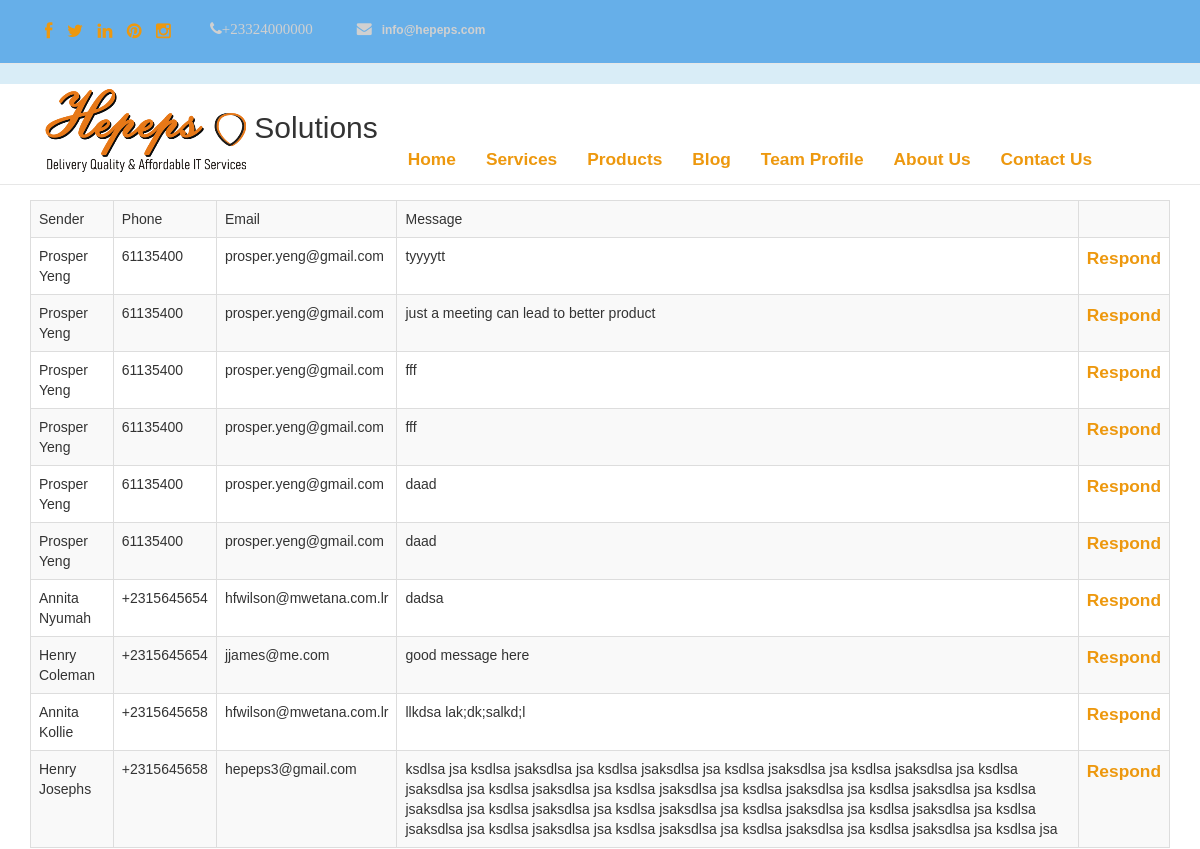
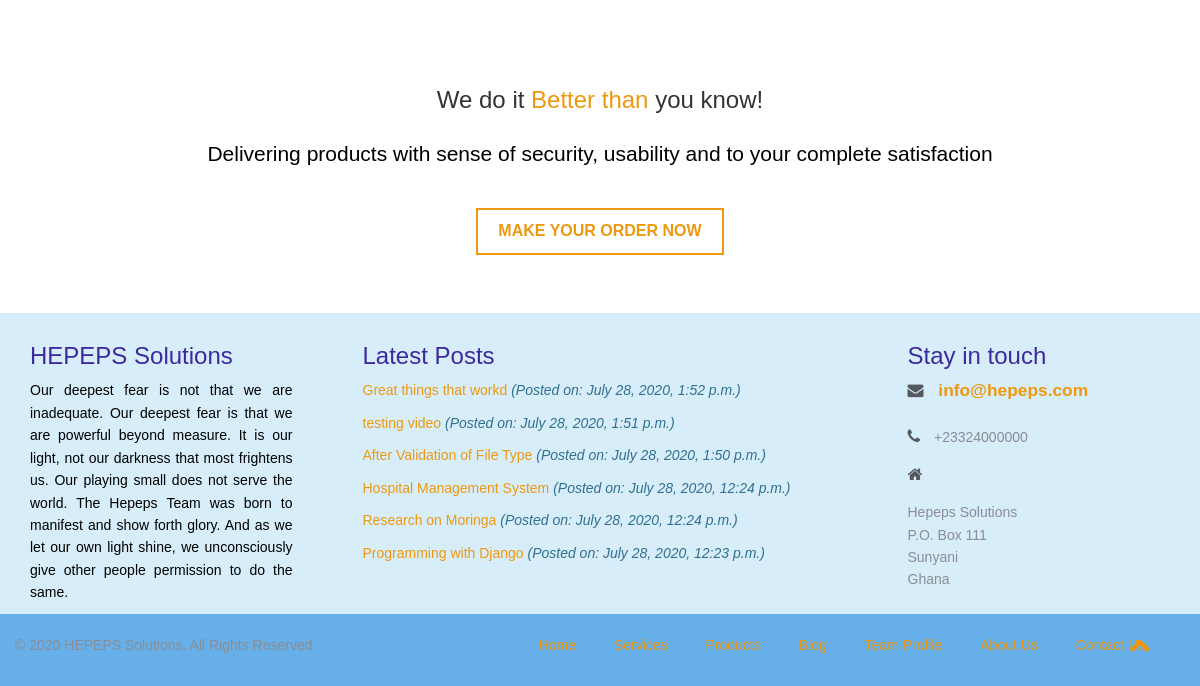
/contact/list/ (signed in), run on an earlier commit of the app's database (2 pictures, top to bottom).
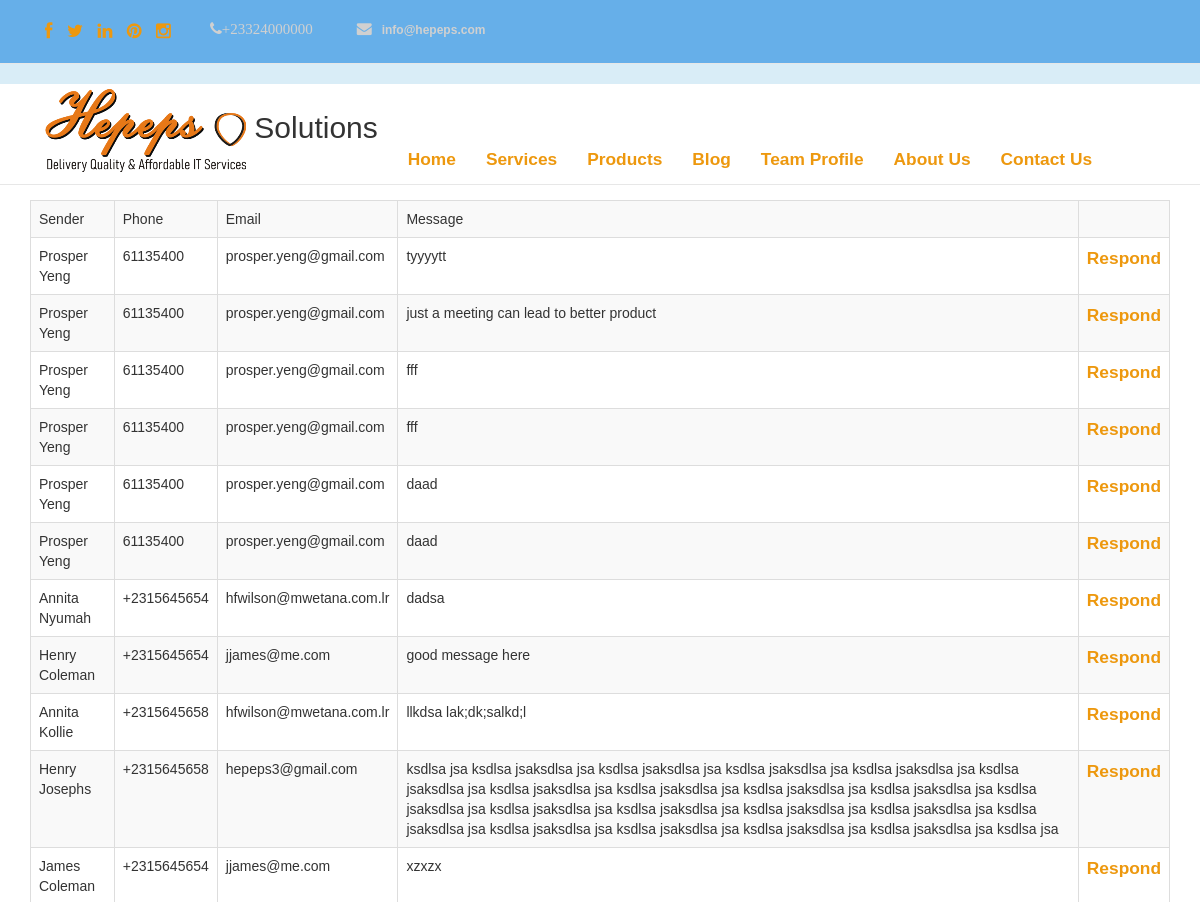
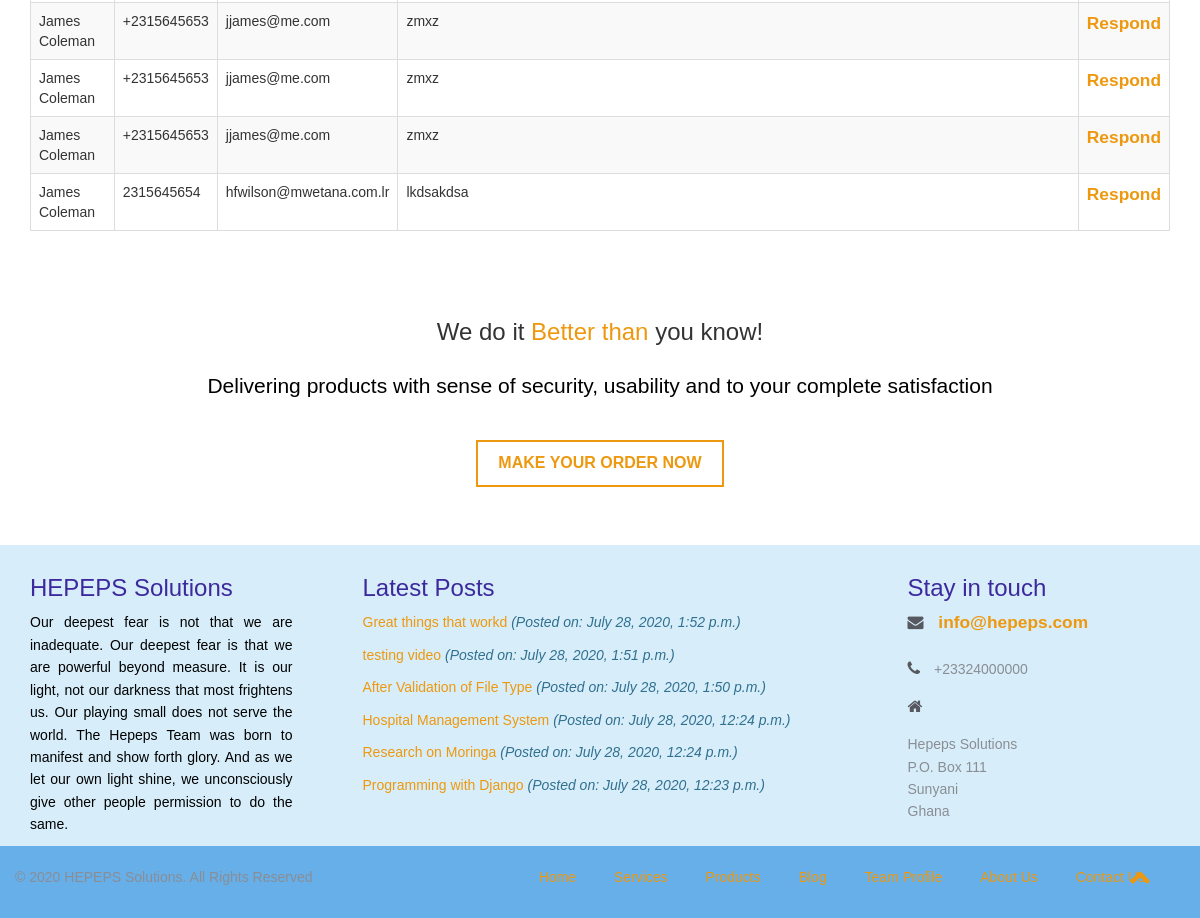
And on a later commit of the database (2 pictures, top to bottom).
### contact/models.py (models this page shows)
class Contact(models.Model):
    office_phone = models.CharField(max_length=15)
    mobile_phone = models.CharField(validators=[phone_regex], max_length=15)
    email = models.EmailField(max_length=100)
    website = models.CharField(max_length=100)
    postal = models.TextField()
    photo_url = models.FileField(upload_to='contact', blank=True, null=True)
    publish = models.BooleanField(default=True)
    created_on = models.DateField(auto_now_add=True)
    modified_on = models.DateField(auto_now=True)

class ContactMessage(models.Model):
    first_name = models.CharField(max_length=100)
    last_name = models.CharField(max_length=100)
    phone = models.CharField(validators=[phone_regex], max_length=15)
    email = models.EmailField(max_length=100)
    subject = models.CharField(max_length=100)
    message = models.TextField()
    response = models.TextField()
    has_responded = models.BooleanField(default=False)
    is_active = models.BooleanField(default=True)
    created_on = models.DateField(auto_now_add=True)
    modified_on = models.DateField(auto_now=True)
    def __str__(self):
        return f'{self.first_name} {self.last_name}'

### blog/models.py (models this page shows, shortened)
class Blog(models.Model):
    blog_category = models.ForeignKey(BlogCategory, max_length=100, on_delete=models.CASCADE)
    title = models.CharField(max_length=200)
    description = models.TextField(max_length=5000)
    blog_img = models.FileField(upload_to='blog')
    img_title = models.CharField(max_length=200)
    post_date = models.DateTimeField(auto_now_add=True)
    post_by = models.ForeignKey(Team, default=1, verbose_name="Post By", on_delete=models.SET_DEFAULT)
    publish = models.BooleanField(default=True)
    class Meta:
        verbose_name_plural = 'Blog'
    def __str__(self):
        return self.title

### contact/views.py (the view)
# urls.py: path('list/', views.ListView.as_view(), name='list'),
class ListView(PermissionRequiredMixin, generic.ListView):
    permission_required = 'contact.can.view.contact'
    template_name = 'contact/list.html'
    context_object_name = 'result_list'
    def get_queryset(self):
        return ContactMessage.objects.filter(has_responded=False)

### home/context_processor.py (called while the page is built)
def basic_info(request):
    blog_links = Blog.objects.filter(publish=True).order_by('-id')[:15]
    blog_category_links = BlogCategory.objects.filter(publish=True).order_by('-id')[:10]
    current_year = datetime.datetime.now().year
    if current_year != 2020:
        copy_right_year = '2020-' + str(current_year)
    else:
        copy_right_year = str(current_year)
    footer_blog = Blog.objects.filter(publish=True).order_by('-id')[:9]
    contact_info = Contact.objects.all().first()
    content = {
        'blog_category_links': blog_category_links,
        'blog_links': blog_links,
        'copy_right_year': copy_right_year,
        'contact_info': contact_info,
        'footer_blog': footer_blog,
    }
    return content

### contact/templates/contact/list.html (shortened to what this page needs)
{% extends 'base.html' %}
        {% block content%}
             <div class="container">
                <table class="table table-striped table-bordered">
                    <tr>
                        <td>
                            Sender
                        </td>
                        <td>
                            Phone
                        </td>
                        <td>
                            Email
                        </td>
                        <td>
                            Message
                        </td>
                        <td></td>
                    </tr>
                    {% for item in result_list %}
                        <tr>
                            <td>
                                {{ item }}
                            </td>
                            <td>
                                {{ item.phone }}
                            </td>
                            <td>
                                {{ item.email }}
                            </td>
                            <td>
                                {{ item.message }}
                            </td>
                            <td>
                                <a href="{% url 'contact:respond' item.id %}">Respond</a>
                            </td>
                        </tr>
                {% endfor %}
            </table>
             </div>
        {% endblock %}

### templates/base.html (shortened to what this page needs)
<!DOCTYPE html>
<html lang="en">
{% include 'head.html' %}
<body>
    {% include 'header.html' %}
    <div class="my_container">
        {% block content %}
        {% endblock content %}
         {% include 'tagsms.html' %}
        {% include 'footer.html' %}
    </div>
</body>
</html>

### templates/head.html (shortened to what this page needs)
{% load static %}
<head>
  <link href="{% static 'css/bootstrap.min.css' %}" rel="stylesheet">
  <link rel="stylesheet" href="{% static 'css/font-awesome.min.css' %}">
  <link rel="stylesheet" href="{% static 'css/jquery.bxslider.css' %}">
  <link rel="stylesheet" type="text/css" href="{% static 'css/isotope.css' %}" media="screen" />
  <link rel="stylesheet" href="{% static 'css/animate.css' %}">
  <link rel="stylesheet" href="{% static 'js/fancybox/jquery.fancybox.css' %}" type="text/css" media="screen" />
  <link href="{% static 'css/style.css' %}" rel="stylesheet">
</head>

### templates/header.html (shortened to what this page needs)
<div class="fixed-top">
    <header class="bg-info">
        <nav div class="navbar navbar-default navbar-static-top info-nav" role="navigation">
          <div class="container">
            <ul class="social-network">
              <li><a href="https://www.facebook.com" data-placement="top" title="Facebook"><i class="fa fa-facebook fa-1x"></i></a></li>
              <li><a href="https://www.twitter.com" data-placement="top" title="Twitter"><i class="fa fa-twitter fa-1x"></i></a></li>
              <li><a href="https://www.linkedin.com" data-placement="top" title="Linkedin"><i class="fa fa-linkedin fa-1x"></i></a></li>
              <li><a href="https://www.pinterest.com" data-placement="top" title="Pinterest"><i class="fa fa-pinterest fa-1x"></i></a></li>
              <li><a href="https://www.instagram.com" data-placement="top" title="Instagram"><i class="fa fa-instagram fa-1x"></i></a></li>
            </ul>
            <ul class="info">
              <li>
                <p><i class="fa fa-phone">{{ contact_info.office_phone }}</p></i>
              </li>
              <li><a href="#">
                  <p><i class="fa fa-envelope"></i>{{ contact_info.email }}</p></a></li>
            </ul>
          </div>
        </nav>
        <nav class="navbar navbar-default navbar-static-top" role="navigation">
          <div class="navigation">
            <div class="container">
              <div class="navbar-header">
                <div class="navbar-brand logo-img">
                    {% load static %}
                  <a  href="{% url 'home:index' %}">
                      <h1>
                          <img src="{% static 'img/logo.png' %}" alt=""> Solutions
                      </h1>
                  </a>
                </div>
              </div>
              <div class="navbar-collapse collapse">
                <ul class="nav navbar-nav main-menu">
                    <li role="presentation"><a href="{% url 'home:index' %}">Home</a></li>
                    <li role="presentation"><a href="{% url 'service:index' %}">Services</a></li>
                    <li role="presentation"><a href="{% url 'product:index' %}">Products</a></li>
                    <li role="presentation"><a href="{% url 'blog:index' 0 %}">Blog</a></li>
                    <li role="presentation"><a href="{% url 'staff_profile:index' %}">Team Profile</a></li>
                    <li role="presentation"><a href="{% url 'about:index' %}">About Us</a></li>
                    <li role="presentation"><a href="{% url 'contact:index' %}">Contact Us</a></li>
                </ul>
              </div>
            </div>
          </div>
        </nav>
    </header>
</div>

### templates/tagsms.html
<div class="jumbotron">
    <h3>We do it <span>Better than</span> you know!</h3>
    <p
        class="text-center">Delivering products with sense of security, usability and to your complete satisfaction
        <br><br>
        <a class="btn btn-primary btn-lg" href="{% url 'product:index' %}" role="button">Make your order now</a>
    </p>
</div>

### templates/footer.html (shortened to what this page needs)
<footer>
    <div class="inner-footer">
      <div class="container">
        <div class="row">
          <div class="col-md-3 f-about">
            <a href="{% url 'home:index' %}">
              <h3 class="widgetheading">HEPEPS Solutions</h3>
            </a>
            <p>Our deepest fear is not that we are inadequate.
              Our deepest fear is that we are powerful beyond measure.
              It is our light, not our darkness that most frightens us.
              Our playing small does not serve the world. The Hepeps
              Team was born to manifest and show forth glory.
              And as we let our own light shine, we unconsciously
              give other people permission to do the same.
            </p>
          </div>
          <div class="col-md-6 l-posts">
              {% if footer_blog %}
                <h3 class="widgetheading">Latest Posts</h3>
                <ul>
                    {% for item in footer_blog %}
                          <li>
                              <a href="{% url 'blog:index' item.id %}">{{ item }}
                                  <i class="text-info">(Posted on: {{ item.post_date }})</i>
                              </a>
                          </li>
                    {% endfor %}
                </ul>
              {% endif %}
          </div>
          <div class="col-md-3 f-contact">
            <h3 class="widgetheading">Stay in touch</h3>
            <a href="{% url 'contact:index' %}">
             <i class="fa fa-envelope"></i> {{ contact_info.email }}<br><br>
            </a>
            <p><i class="fa fa-phone"></i> {{ contact_info.office_phone }}</p>
            <p><i class="fa fa-home"></i> {{ contact_info.postal|linebreaks }}</p>
          </div>
        </div>
      </div>
    </div>
    <div class="last-div">
      <div class="container">
        <div class="row">
          <div class="copyright">
            &copy; {{ copy_right_year }} HEPEPS Solutions. All Rights Reserved
          </div>
          <nav class="foot-nav">
            <ul>
              <li><a href="{% url 'home:index' %}">Home</a></li>
              <li><a href="{% url 'service:index' %}">Services</a></li>
              <li><a href="{% url 'product:index' %}">Products</a></li>
              <li><a href="{% url 'blog:index' 0 %}">Blog</a></li>
              <li><a href="{% url 'staff_profile:index' %}">Team Profile</a></li>
              <li><a href="{% url 'about:index' %}">About Us</a></li>
              <li><a href="{% url 'contact:index' %}">Contact Us</a></li>
            </ul>
          </nav>
        </div>
      </div>
      <a href="" class="scrollup"><i class="fa fa-chevron-up"></i></a>
    </div>
  </footer>

### templates/scripts.html (shortened to what this page needs)
{% load static %}

### static/css/style.css (style rules this page uses)
body { font-family:Helvetica, Arial, 'Times New Roman', sans-serif; font-size:14px; font-weight:300; line-height:1.6em; color:#333; background-color:#fff; }
hi,h2,h3,h4,h5,h6 { color:#333; line-height:1.1em; }
p { color:#000000; text-align: justify; }
a { text-decoration:none; transition: all 0.1s ease-in-out; -moz-transition: all 0.1s ease-in-out; -webkit-transition: all 0.1s ease-in-out; -o-transition: all 0.1s ease-in-out; outline: none; font-size: 13pt; font-weight: bold; color:#ed980e !important; }
a:link { color: #ed980e !important; font-size: 13pt; font-weight: bold; }
ul.social-network { font-size: 16px; list-style:none; margin-top:10px; padding:10px; transition: all 0.3s ease-in-out; -moz-transition: all 0.3s ease-in-out; -webkit-transition: all 0.3s ease-in-out; -o-transition: all 0.3s ease-in-out; }
ul.social-network li { display:inline; margin: 0 5px; }
ul.social-network li a { color:#d0d0d0; }
.info { float: left; margin-top: -45px; margin-left: 110px; }
.info li { display: inline-block; margin-left: 30px; }
.info i { color: #d0d0d0; font-size: 15px; margin-right: 10px; }
.info a { color: #d0d0d0; font-size: 12px; }
.info p { color: #d0d0d0; font-size: 12px; margin: 0; }
.navigation { background-color:#fff; padding:0; }
.navbar-brand h1 { margin-top:-10px; float: left; font-size: 30px; color:#333; }
.btn { color:#333; display: inline-block; padding: 10px 20px; margin-bottom: 0; font-size: 12pt; font-weight: normal; line-height: 1.42857143; text-align: center; white-space: nowrap; vertical-align: middle; -ms-touch-action: manipulation; touch-action: manipulation; cursor: pointer; -webkit-user-select: none; -moz-user-select: none; -ms-user-select: none; user-select: none; background-image: none; border: 1px solid transparent; border-radius: 0; }
.jumbotron { text-align:center; margin-bottom:-5px; background-color:#fff; }
.jumbotron p { margin-top:30px; }
.jumbotron span { color:#ed980e; }
.jumbotron .btn-primary { color: #ed980e; border-color: #ccc; font-size:16px; text-transform:uppercase; margin-top:20px; background-color:#fff; }
footer { background: #d7eefa; }
.inner-footer { padding: 10px 0px 0px 0px }
.inner-footer ul li,a { list-style:none; }
.widgetheading { font-size: 24px; color: #3d299e; font-weight: 100; }
.f-about p { font-size: 14px; color: #000000; }
.l-posts h3 { margin-left:40px; }
.l-posts li a { font-size: 14px; font-weight: 300; border-bottom: 0px solid #2c2d2e; padding-bottom: 10px; margin-bottom: 0px; display: block; }
.f-contact p { font-size: 14px; color: #8a8d94; margin: 0; font-weight: 300; margin-bottom: 15px; }
.f-contact i { color: #56595f; font-size: 16px; margin-right: 10px; }
.last-div { background: #66afe9; padding: 20px 0; position: relative; }
.copyright { font-size: 14px; color: #8a8d94; margin: 0; font-weight: 300; float: left; }
.foot-nav { float: right; margin-right:20px; }
.foot-nav li { display: inline; margin-right:20px; }
.foot-nav li:after { content: ""; padding-left: 7px; margin-right: 7px; }
.foot-nav li:last-child:after { display: none; }
.foot-nav a { font-size: 14px; color: #8a8d94; margin: 0; font-weight: 300; }
a.scrollup { color:#fff; height:40px; width:40px; font-size:22px; line-height:40px; text-align:center; text-decoration:none; position:fixed; bottom:20px; right:40px; opacity:0,5; border-radius:50%; z-index:999; }
.info-nav { background: #66afe9; }
.fixed-top { position: fixed; top: 0; right: 0; left: 0; z-index: 100; }
.my_container { margin-top: 200px; }
.logo-img { position: relative; height: 50px; padding-bottom: 60px !important; z-index: 101; }
.main-menu { margin-top: 50px; }

### static/css/overwrite.css (style rules this page uses)
.table-bordered { -webkit-border-radius: 0 0 0 0; -moz-border-radius: 0 0 0 0; border-radius: 0 0 0 0; }
.btn { text-shadow: none; background-image:none; border-color: none; border-bottom-color: none; -webkit-box-shadow: none; -moz-box-shadow: none; box-shadow: none; }
.btn { outline:0; -webkit-border-radius: 0; -moz-border-radius: 0; border-radius: 0; }
a.btn,.btn:focus { outline:0; }
.btn-lg { -webkit-border-radius: 0; -moz-border-radius: 0; border-radius: 0; }
.btn-primary { background: #ffffff; border: 2px solid #ed980e !important; }

What changed in the data, as far as the page shows it:
added ContactMessage: first_name+last_name "James Coleman", phone "+2315645654", email "jjames@me.com", message "xzxzx"
added ContactMessage: first_name+last_name "James Coleman", phone "+2315645653", email "jjames@me.com", message "zmxz"
added ContactMessage: first_name+last_name "James Coleman", phone "+2315645653", email "jjames@me.com", message "zmxz"
added ContactMessage: first_name+last_name "James Coleman", phone "+2315645653", email "jjames@me.com", message "zmxz"
added ContactMessage: first_name+last_name "James Coleman", phone "2315645654", email "hfwilson@mwetana.com.lr", message "lkdsakdsa"
